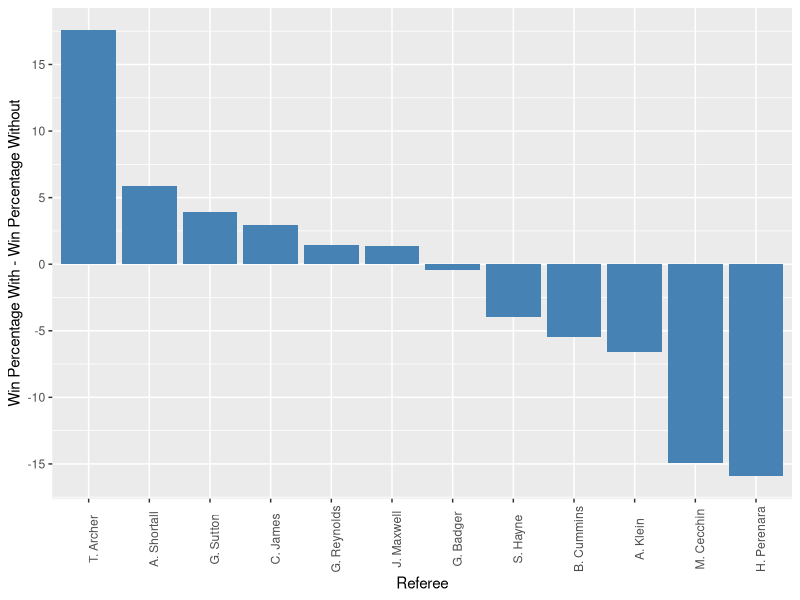
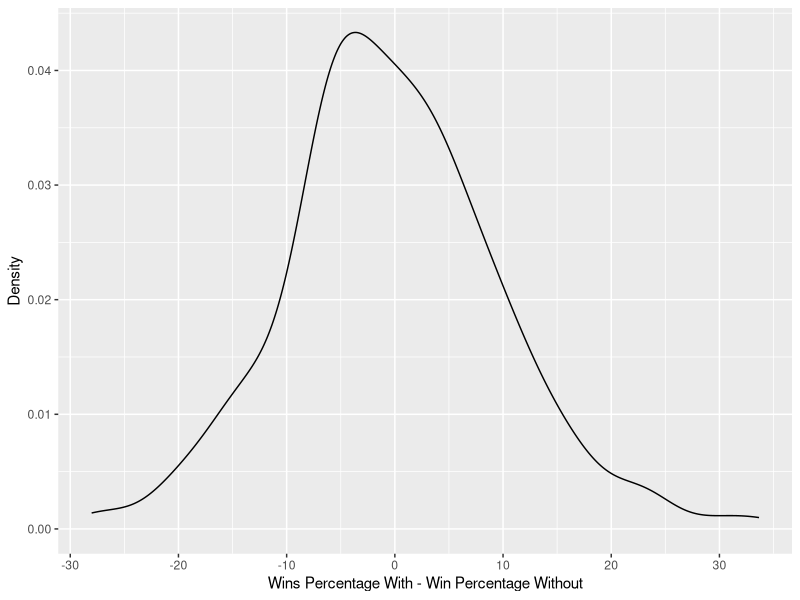
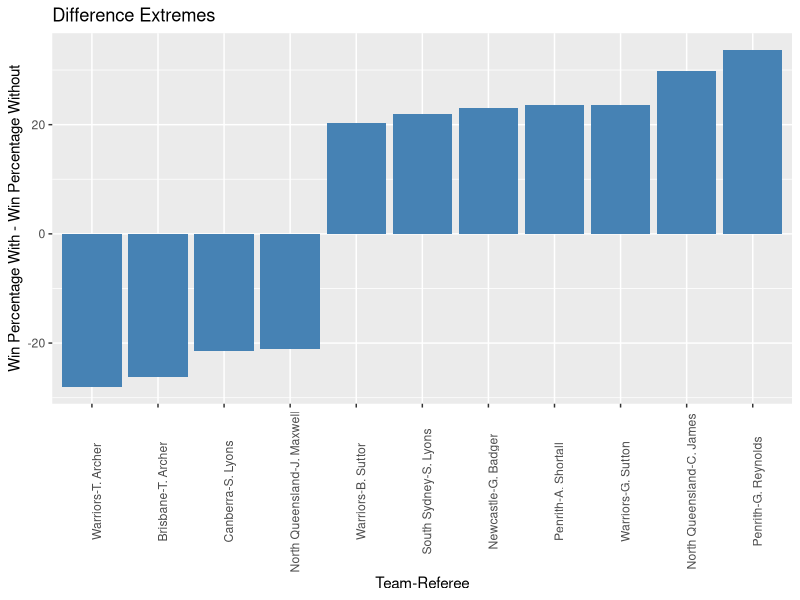
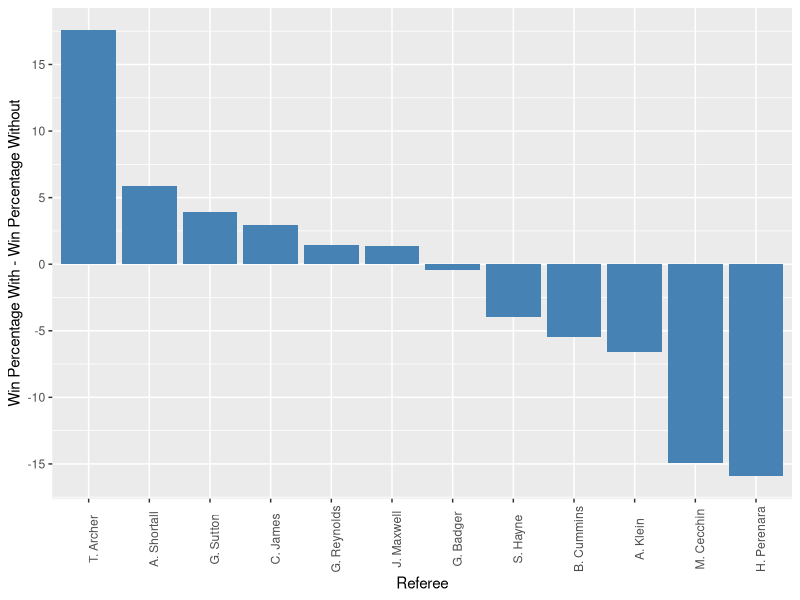
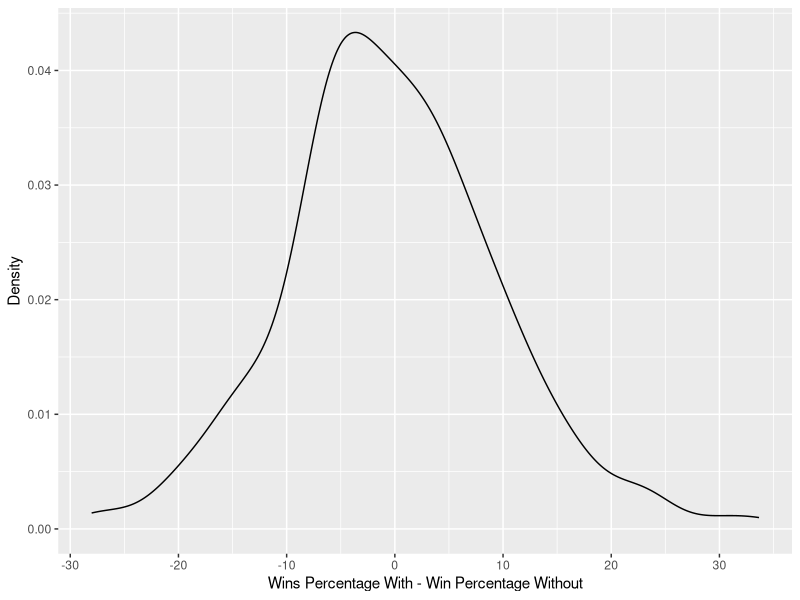
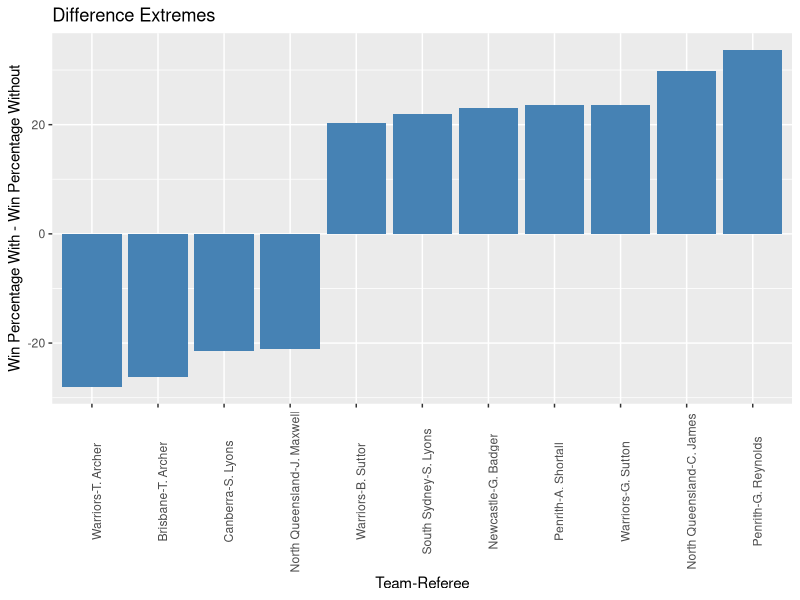

Reproduce these figures in R, in order.
library('ggplot2')

df <- read.csv('teams_refs.csv')

######### Manly ##########

df_manly <- df[df$team == 'Manly Warringah', ]
sorted_df <- df_manly[order(-df_manly$difference), ]
positions <- sorted_df$referee

ggplot(df_manly, aes(x = referee, y = difference)) +
	geom_bar(stat = 'identity', fill = 'steelblue') +
	scale_x_discrete(limits = positions) +
	scale_y_continuous(labels = seq(-20, 20, 5), breaks = seq(-20, 20, 5)) +
	theme(axis.text.x = element_text(angle = 90)) +
	labs(x = 'Referee', y = 'Win Percentage With - Win Percentage Without')
ggsave(filename = 'manly_refs.pdf')

########## Difference Distribution ##########

ggplot(df, aes(x = difference)) +
	geom_density() +
	scale_x_continuous(labels = seq(-30,30,10), breaks = seq(-30,30,10)) +
	labs(x = 'Wins Percentage With - Win Percentage Without', y = 'Density')
ggsave(filename = 'difference_density.pdf')

########## Teams which have a >= 30 difference ##########

df <- df[(df$difference <= -20 | df$difference >= 20), ]
df$team_ref <- paste(df$team, df$referee, sep = '-')

sorted_df <- df[order(df$difference), ]
positions <- sorted_df$team_ref

ggplot(df, aes(x = team_ref, y = difference)) +
	geom_bar(stat = 'identity', fill = 'steelblue') +
	scale_x_discrete(limits = positions) +
	#scale_y_continuous(labels = seq(-20, 20, 5), breaks = seq(-20, 20, 5)) +
	theme(axis.text.x = element_text(angle = 90)) +
	labs(x = 'Team-Referee', y = 'Win Percentage With - Win Percentage Without', title = 'Difference Extremes')
ggsave(filename = '20+-_difference.pdf')


